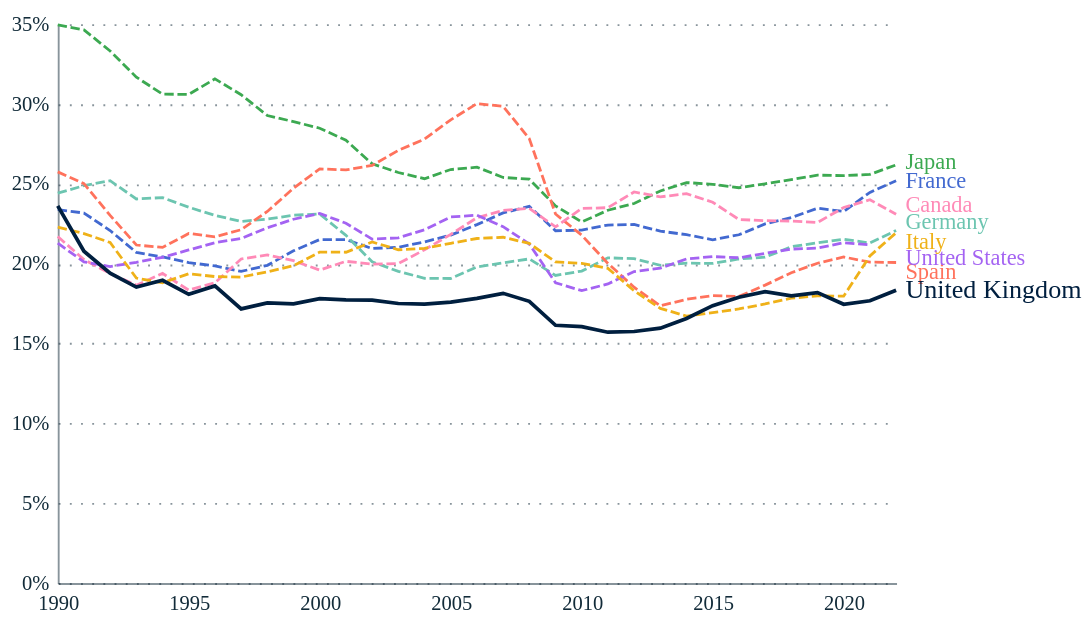

Source (Vega-Lite JSON):
### Vega-Lite specification from a JSON file in a GitHub repository (floating-point values rounded to 4 significant figures; data arrays with more than 128 entries replaced by an {"elided": "..."} marker saying what was removed)
{"config": {"font": "Circular Std", "mark": {"line": {"interpolate": "linear"}}, "view": {"stroke": "transparent", "width": 400, "height": 300}, "range": {"category": ["#179fdb", "#e6224b", "#f4c245", "#122b39", "#eb5c2e", "#36b7b4"], "diverging": ["#E6224B", "#E54753", "#C9C9C9", "#179FDB", "#122B39"], "heatmap": ["#C9C9C9", "#179FDB", "#0063AF", "#122B39"], "ordinal": ["#00A767", "#36B7B4", "#179FDB", "#0063AF", "#243B5A"]}, "axisX": {"labelColor": "#122b39", "tickColor": "#122b39", "domainColor": "#122b39", "domainOpacity": 0.5, "gridOpacity": 0, "labelFont": "Circular Std", "labelAngle": 0, "labelAlign": "center", "labelFontSize": 11, "labelPadding": 5, "tickCount": 10, "tickSize": 0, "title": ""}, "axisY": {"labelColor": "#122b39", "labelFont": "Circular Std", "tickColor": "#122b39", "domainColor": "#122b39", "gridColor": "#122b39", "gridDash": [1, 5], "gridOpacity": 0.5, "labelPadding": 5, "labelFontSize": 11, "domainOpacity": 0.5, "tickSize": 0, "title": null, "titleAlign": "left", "titleAngle": 0, "titleBaseline": "bottom", "titleColor": "#122b39", "titleOpacity": 0.9, "titleX": 0, "titleY": -7}}, "layer": [{"mark": {"type": "line"}, "encoding": {"color": {"field": "Country", "legend": null, "scale": {"domain": ["United Kingdom", "France", "Italy", "Spain", "Germany", "Japan", "Canada", "United States", "Australia", "South Korea"], "range": ["#001f3f", "#4269d0", "#efb118", "#ff725c", "#6cc5b0", "#3ca951", "#ff8ab7", "#a463f2", "#97bbf5", "#9c6b4e"]}, "type": "nominal"}, "size": {"condition": {"test": "(datum.LOCATION === 'GBR')", "value": 2}, "value": 1.5}, "strokeDash": {"condition": {"test": "(datum.LOCATION === 'GBR')", "value": [0, 0]}, "value": [5, 2]}, "x": {"field": "Time", "title": "", "type": "temporal"}, "y": {"axis": {"format": "%"}, "field": "Value", "title": "", "type": "quantitative"}}}, {"mark": {"type": "text", "align": "left", "dx": 5, "dy": {"expr": "{\"Japan\": -2, \"Canada\": -5, \"Germany\": -5, \"United States\": 7, \"Spain\": 5, \"Italy\": 5}[datum.Country]"}}, "encoding": {"color": {"field": "Country", "legend": null, "scale": {"domain": ["United Kingdom", "France", "Italy", "Spain", "Germany", "Japan", "Canada", "United States", "Australia", "South Korea"], "range": ["#001f3f", "#4269d0", "#efb118", "#ff725c", "#6cc5b0", "#3ca951", "#ff8ab7", "#a463f2", "#97bbf5", "#9c6b4e"]}, "type": "nominal"}, "size": {"condition": {"test": "(datum.LOCATION === 'GBR')", "value": 14}, "value": 12}, "text": {"field": "label", "type": "nominal"}, "x": {"value": 450}, "y": {"axis": {"format": "%"}, "field": "Value", "title": "", "type": "quantitative"}}}], "data": {"name": "data-398cbfe463782288839f0f73f010c775"}, "height": 300, "width": 450, "$schema": "https://vega.github.io/schema/vega-lite/v5.8.0.json", "datasets": {"data-398cbfe463782288839f0f73f010c775": {"elided": "263 records"}}}
